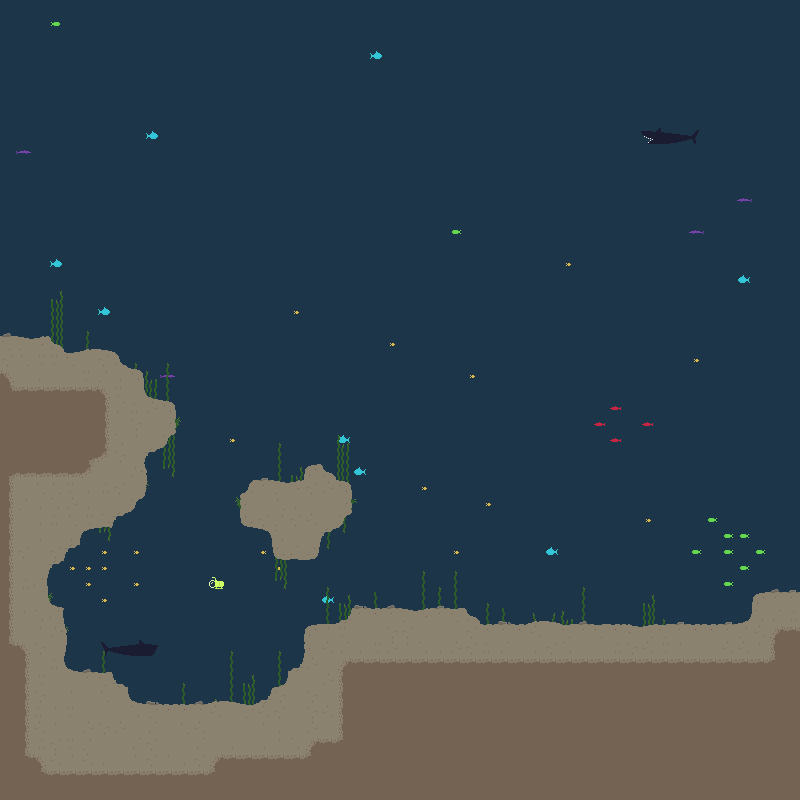

The image is a tile-based game level rendered from a .tmx file. Its description and source (layers, tilesets, objects; grid data summarised) follow:
An orthogonal 50x50 tile map with 16x16 px tiles, 5 tile layers (Background, Fish, Kelp, Sand, ...) and 6 objects.

<map version="1.0" orientation="orthogonal" renderorder="right-down" width="50" height="50" tilewidth="16" tileheight="16" nextobjectid="9">
 <tileset firstgid="1" name="anflogaSprites" tilewidth="16" tileheight="16" tilecount="16384" columns="128">
  <image source="anflogaSprites.png" width="2048" height="2048" />
  <tile id="5504">
   <properties>
    <property name="SolidCollision" type="bool" value="true" />
   </properties>
  </tile>
  <tile id="5632">
   <properties>
    <property name="SolidCollision" type="bool" value="true" />
   </properties>
  </tile>
  <tile id="5760">
   <properties>
    <property name="SolidCollision" type="bool" value="true" />
   </properties>
  </tile>
  <tile id="5761">
   <properties>
    <property name="SolidCollision" type="bool" value="true" />
   </properties>
  </tile>
  <tile id="5762">
   <properties>
    <property name="SolidCollision" type="bool" value="true" />
   </properties>
  </tile>
  <tile id="5763">
   <properties>
    <property name="SolidCollision" type="bool" value="true" />
   </properties>
  </tile>
  <tile id="5764">
   <properties>
    <property name="SolidCollision" type="bool" value="true" />
   </properties>
  </tile>
  <tile id="5765">
   <properties>
    <property name="SolidCollision" type="bool" value="true" />
   </properties>
  </tile>
  <tile id="5766">
   <properties>
    <property name="SolidCollision" type="bool" value="true" />
   </properties>
  </tile>
  <tile id="5767">
   <properties>
    <property name="SolidCollision" type="bool" value="true" />
   </properties>
  </tile>
  <tile id="5888">
   <properties>
    <property name="SolidCollision" type="bool" value="true" />
   </properties>
  </tile>
  <tile id="5890">
   <properties>
    <property name="SolidCollision" type="bool" value="true" />
   </properties>
  </tile>
  <tile id="5891">
   <properties>
    <property name="SolidCollision" type="bool" value="true" />
   </properties>
  </tile>
  <tile id="5894">
   <properties>
    <property name="SolidCollision" type="bool" value="true" />
   </properties>
  </tile>
  <tile id="5895">
   <properties>
    <property name="SolidCollision" type="bool" value="true" />
   </properties>
  </tile>
 </tileset>
 <layer name="Background" width="50" height="50">
  <data>[2500 cells, 2500 non-empty, 1 distinct tile ids]</data>
 </layer>
 <layer name="Fish" width="50" height="50">
  <data>[2500 cells, 56 non-empty, 11 distinct tile ids]</data>
 </layer>
 <layer name="Kelp" width="50" height="50">
  <data>[2500 cells, 134 non-empty, 9 distinct tile ids]</data>
 </layer>
 <layer name="Sand" width="50" height="50">
  <data>[2500 cells, 684 non-empty, 21 distinct tile ids]</data>
 </layer>
 <layer name="Rocks" width="50" height="50">
  <data>[2500 cells, 14 non-empty, 3 distinct tile ids]</data>
 </layer>
 <objectgroup name="ObjectLayer">
  <object id="1" gid="6529" x="576" y="112" width="16" height="16">
   <properties>
    <property name="AutomaticDialogDisplay" type="bool" value="false" />
    <property name="CircleCollisionRadius" type="float" value="64" />
    <property name="DialogKey" value="T_RedFish1" />
    <property name="EntityToCreate" value="WorldObjectEntity" />
    <property name="IsConsumable" type="bool" value="false" />
    <property name="QuestAward" value="GotRedFish" />
    <property name="VisualName" value="RedFish" />
   </properties>
  </object>
  <object id="2" x="592" y="160" width="112" height="176">
   <properties>
    <property name="AutomaticDialogDisplay" type="bool" value="false" />
    <property name="DialogKey" value="T_RedFish2" />
    <property name="EntityToCreate" value="WorldObjectEntity" />
    <property name="IsConsumable" type="bool" value="false" />
    <property name="QuestAward" value="GotThatOtherFish" />
    <property name="VisualName" value="RedFish" />
   </properties>
   <ellipse />
  </object>
  <object id="5" gid="6657" x="288" y="240" width="16" height="16">
   <properties>
    <property name="EntityToCreate" value="Player" />
   </properties>
  </object>
  <object id="6" gid="5639" x="416" y="528" width="16" height="16">
   <properties>
    <property name="EntityToCreate" value="LightEntity" />
    <property name="VisualName" value="TestAnimation" />
   </properties>
  </object>
  <object id="7" x="112" y="32" width="432" height="64">
   <properties>
    <property name="DarknessValue" type="float" value="0.1" />
    <property name="EntityToCreate" value="DarknessTrigger" />
   </properties>
  </object>
  <object id="8" x="160" y="304" width="432" height="64">
   <properties>
    <property name="DarknessValue" type="float" value="0.95" />
    <property name="EntityToCreate" value="DarknessTrigger" />
   </properties>
  </object>
 </objectgroup>
</map>
